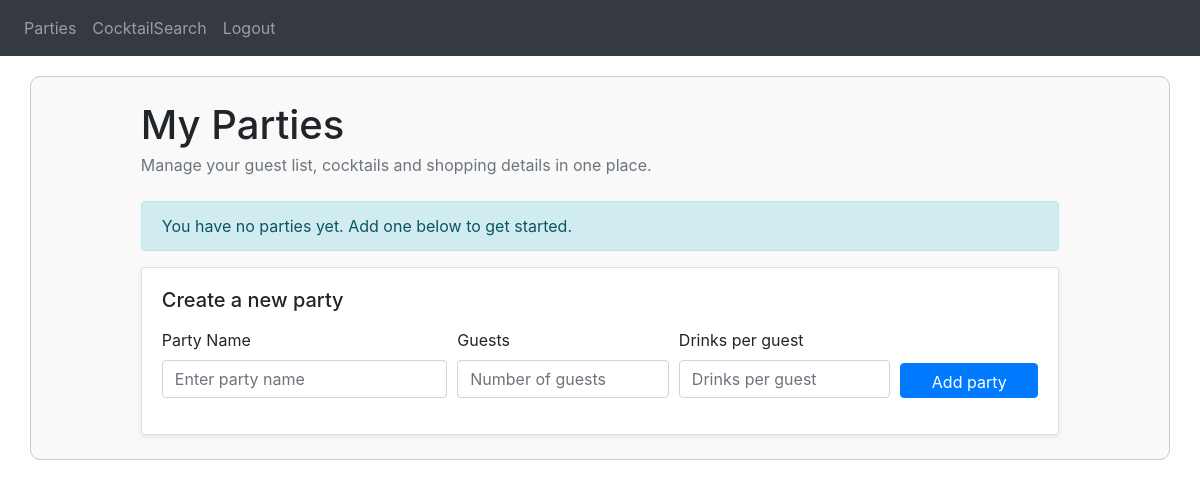
/ (signed in), run on an earlier commit of the app's database.
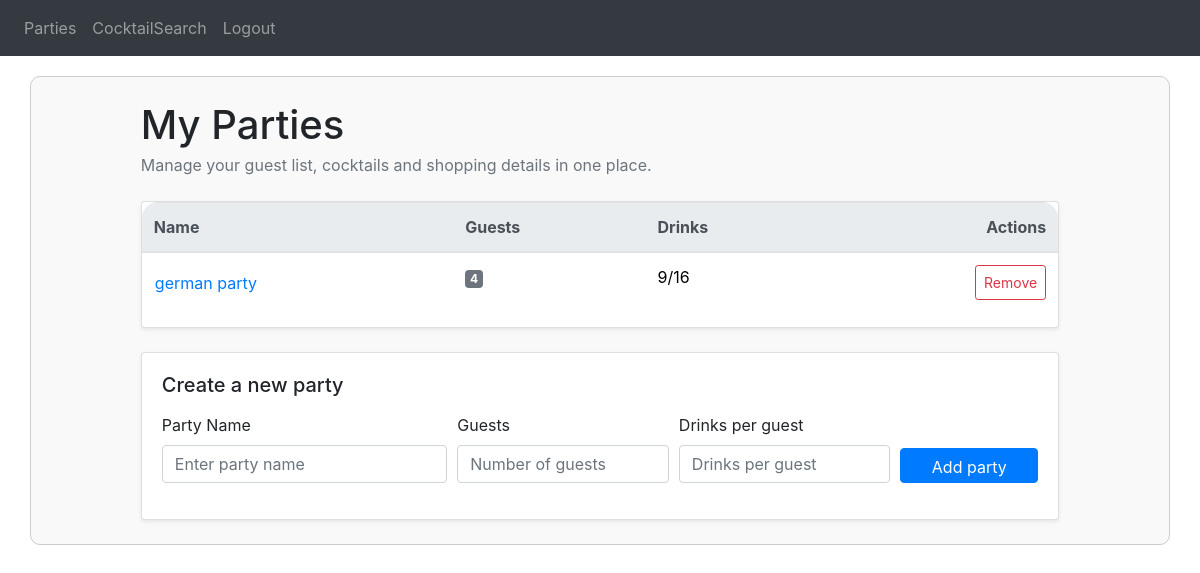
And on a later commit of the database.
### website/models.py (models this page shows, shortened)
class Party(db.Model):
    id = db.Column(db.Integer, primary_key = True)
    name = db.Column(db.String(100))
    number_of_participants = db.Column(db.Integer)
    drinks_per_participant = db.Column(db.Integer)
    number_of_drinks_needed = db.Column(db.Integer)
    menu_items = db.relationship('Menuitem', cascade="all, delete-orphan")
    user_id = db.Column(db.Integer, db.ForeignKey('user.id')) # foreignkey has smallcap notation
    @hybrid_property
    def added_drinks(self):
        return sum(menu_item.amount for menu_item in self.menu_items)

class Menuitem(db.Model):
    id = db.Column(db.Integer, primary_key = True)
    cocktail_id = db.Column(db.Integer, db.ForeignKey('cocktail.id'), nullable=False)
    party_id = db.Column(db.Integer, db.ForeignKey('party.id'), nullable=False)
    amount = db.Column(db.Integer)
    shoppinglistitems = db.relationship('Shoppinglistitem', cascade="all, delete-orphan")

### website/views.py (the view, shortened to what this page needs)
@views.route('/', methods=['GET', 'POST']) # will run whenever we access a url stating with /
@login_required
def parties():
    return render_template("parties.html", user=current_user)

### website/__init__.py (called while the page is built)
def create_app():
    app = Flask(__name__)
    app.config['SECRET_KEY'] = 'my random secret key'
    app.config['SQLALCHEMY_DATABASE_URI'] = f'sqlite:///{DB_NAME}'
    db.init_app(app) # initializes database with app
    from .views import views
    from .auth import auth
    app.register_blueprint(views, url_prefix='/')
    app.register_blueprint(auth, url_prefix='/')
    from .models import User, Party
    with app.app_context():
        db.create_all() # creates database for the app
    login_manager = LoginManager()
    login_manager.login_view = 'auth.login'
    login_manager.init_app(app)
    @login_manager.user_loader
    def load_user(id):
        return User.query.get(int(id))
    return app

### website/templates/parties.html (shortened to what this page needs)
{% extends "base.html" %}
{% block content %}
<div class="row justify-content-center">
  <div class="col-lg-10">
    <div class="d-flex flex-column flex-md-row justify-content-between align-items-start align-items-md-center mb-4">
      <div>
        <h1 class="mb-1">My Parties</h1>
        <p class="text-muted mb-0">Manage your guest list, cocktails and shopping details in one place.</p>
      </div>
    </div>
    {% if user.parties %}
    <div class="card shadow-sm mb-4 party-card">
      <div class="table-responsive">
        <table class="table table-hover mb-0 party-table">
          <thead class="thead-light">
            <tr>
              <th>Name</th>
              <th>Guests</th>
              <th>Drinks</th>
              <th class="text-right">Actions</th>
            </tr>
          </thead>
          <tbody>
            {% for party in user.parties %}
            <tr>
              <td>
                <button type="button" class="btn btn-link p-0 party-link" onclick="goToPartyDetails({{ party.id }})">{{
                  party.name }}</button>
              </td>
              <td><span class="badge badge-secondary">{{ party.number_of_participants }}</span></td>
              <td>{{ party.added_drinks }}/{{ party.number_of_drinks_needed }}</td>
              <td class="text-right">
                <button type="button" class="btn btn-sm btn-outline-danger"
                  onclick="deleteParty({{ party.id }})">Remove</button>
              </td>
            </tr>
            {% endfor %}
          </tbody>
        </table>
      </div>
    </div>
    {% else %}
    <div class="alert alert-info">You have no parties yet. Add one below to get started.</div>
    {% endif %}
    <div class="card shadow-sm">
      <div class="card-body">
        <h2 class="h5 mb-3">Create a new party</h2>
        <form method="POST" class="form-row align-items-end">
          <div class="form-group col-md-4">
            <label for="party_name">Party Name</label>
            <input type="text" class="form-control" id="party_name" name="party_name" placeholder="Enter party name" />
          </div>
          <div class="form-group col-md-3">
            <label for="participants">Guests</label>
            <input type="number" class="form-control" id="participants" name="participants"
              placeholder="Number of guests" />
          </div>
          <div class="form-group col-md-3">
            <label for="drinksPerParticipant">Drinks per guest</label>
            <input type="number" class="form-control" id="drinksPerParticipant" name="drinksPerParticipant"
              placeholder="Drinks per guest" />
          </div>
          <div class="form-group col-md-2">
            <button type="submit" class="btn btn-primary btn-block">Add party</button>
          </div>
        </form>
      </div>
    </div>
  </div>
</div>
{% endblock %}

### website/templates/base.html (shortened to what this page needs)
<!DOCTYPE html>
<html>
<head>
  <link rel="stylesheet" href="{{ url_for('static', filename='css/styles.css') }}">
  <link rel="stylesheet" href="https://stackpath.bootstrapcdn.com/bootstrap/4.4.1/css/bootstrap.min.css"
 />
  <link rel="stylesheet" href="https://stackpath.bootstrapcdn.com/font-awesome/4.7.0/css/font-awesome.min.css"
 />
</head>
<body>
  <nav class="navbar navbar-expand-lg navbar-dark bg-dark">
    <div class="collapse navbar-collapse" id="navbar">
      <div class="navbar-nav">
        {% if user.is_authenticated %}
        <a class="nav-item nav-link" id="parties" href="/">Parties</a>
        <a class="nav-item nav-link" id="cocktailsearch" href="/cocktailsearch">CocktailSearch</a>
        <a class="nav-item nav-link" id="logout" href="/logout">Logout</a>
        {% else %}
        <a class="nav-item nav-link" id="login" href="/login">Login</a>
        <a class="nav-item nav-link" id="signUp" href="/sign-up">Sign Up</a>
        {% endif %}
      </div>
    </div>
  </nav>
  <div class="container py-4">{% block content %} {% endblock %}</div>
</body>
</html>

### website/static/css/styles.css (style rules this page uses)
body { background: #f3f6fb; color: #212529; font-family: 'Segoe UI', Tahoma, Geneva, Verdana, sans-serif; }
.container { padding-top: 2rem; padding-bottom: 2rem; }
.auth-card, .party-card { border-radius: 1rem; }
.party-card { overflow: hidden; }
.form-group { display: block; width: 100%; margin-bottom: 1rem; }
.form-group label { display: block; margin-bottom: 0.5rem; }
.party-table { min-width: 100%; }
.party-table th, .party-table td { vertical-align: middle; border-top: none; }
.party-link { font-weight: 600; color: #343a40; text-decoration: none; }
input, button { height: 45px; }
button { text-align: center; }
.card-body { padding: 1.5rem; }
.table-responsive { border-radius: 1rem; }
th { text-align: left; }
th, td { padding: 10px; border-bottom: 15px solid transparent; background-color: white; color: black; background-clip: padding-box; align-items: center; }
input, button { height: 35px; }
button { text-align: center }
.container { position: relative; display: flex; flex-direction: column; padding: 15px; border: 1px solid #ccc; border-radius: 10px; width: 80%; margin: 20px auto; background-color: #f9f9f9; }

What changed in the data, as far as the page shows it:
added Party: name "german party", number_of_participants "4", added_drinks "9", number_of_drinks_needed "16"
Also different on the page:
text no longer shown: "You have no parties yet. Add one below to get started."
text now shown: "Name Guests Drinks Actions"
